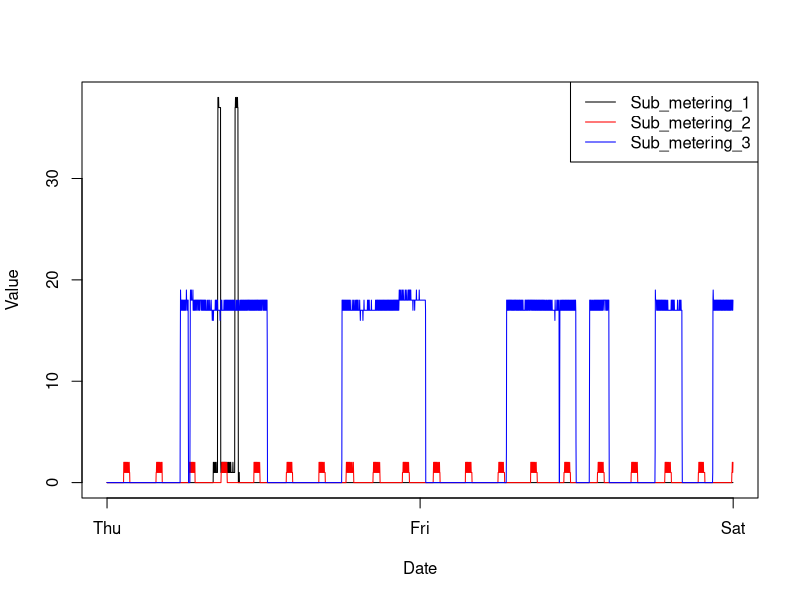

This figure's R source:
library(dplyr)
# 1. Load the data
electric <- read.csv("./data/household_power_consumption.txt", sep=";")

# 2. Format & Filter
format <- "%d/%m/%Y %H:%M:%S"
start_date <- as.POSIXct("01/02/2007 00:00:00", format=format)
end_date <- as.POSIXct("02/02/2007 23:59:59", format=format)

electric <- electric %>%
  mutate(time = as.POSIXct(paste(Date, Time), format=format)) %>%
  mutate(Global_active_power = as.numeric(Global_active_power)) %>%
  mutate(Sub_metering_1 = as.numeric(Sub_metering_1)) %>%
  mutate(Sub_metering_2 = as.numeric(Sub_metering_2)) %>%
  mutate(Sub_metering_3 = as.numeric(Sub_metering_3)) %>%
  filter(time >= start_date & time <= end_date )

# 3. Do the plot

png("plot3.png", width=480, height=480)

ylim <- range(c(electric$Sub_metering_1,
                electric$Sub_metering_3,
                electric$Sub_metering_3))

plot(electric$time, electric$Sub_metering_1, type = "l", col = "black",
     xlab = "Date", ylab = "Value", ylim = ylim,  xaxt="n")


pts <- c(as.POSIXct("2007-02-01 00:00:00"),
         as.POSIXct("2007-02-02 00:00:00"),
         as.POSIXct("2007-02-03 00:00:00") )
axis(1, labels = format(pts, "%a"), at=pts)

lines(electric$time, electric$Sub_metering_2, col = "red")
lines(electric$time, electric$Sub_metering_3, col = "blue")

legend("topright", legend = c("Sub_metering_1", "Sub_metering_2", "Sub_metering_3"),
       col = c("black", "red", "blue"), lty = 1)

dev.off()
